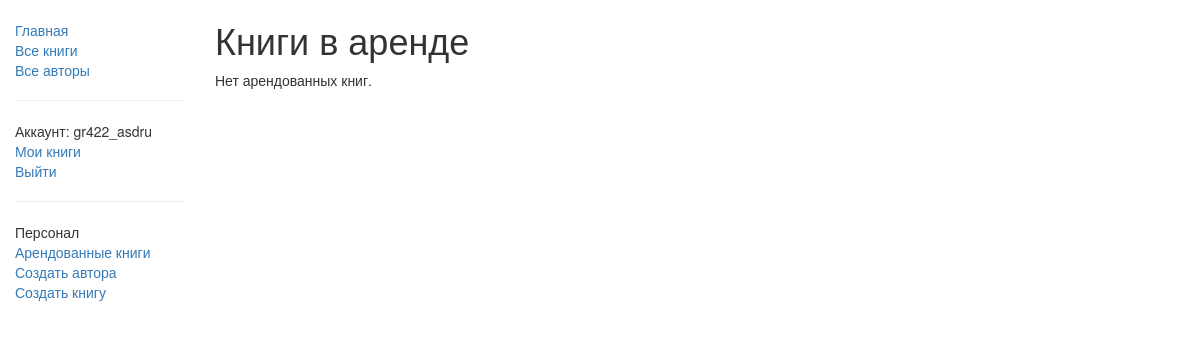
The app's page /catalog/borrowed/ (signed in), older data.
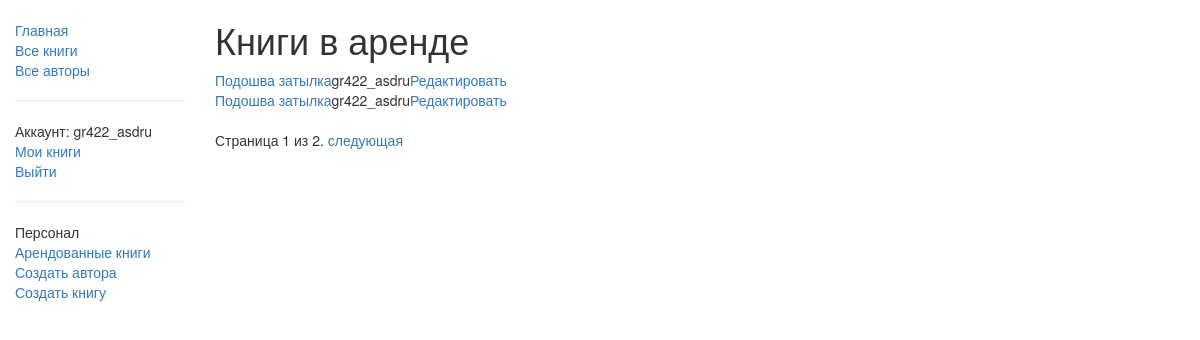
The same page, newer data.
### catalog/models.py (models this page shows, shortened)
class BookInstance(models.Model):
    id = models.UUIDField(primary_key=True, default=uuid.uuid4, help_text="Уникальный идентификатор для этой конкретной книги во всей библиотеке")
    book = models.ForeignKey('Book', on_delete=models.SET_NULL, null=True)
    imprint = models.CharField(max_length=200)
    due_back = models.DateField(null=True, blank=True)
    borrower = models.ForeignKey(User, on_delete=models.SET_NULL, null=True, blank=True)
    @property
    def is_overdue(self):
        if self.due_back and date.today() > self.due_back:
            return True
        return False
    LOAN_STATUS = (
        ('m', 'Обслуживание'),
        ('o', 'Аренда'),
        ('a', 'Доступен'),
        ('r', 'Зарезервирован'),
    )
    status = models.CharField(max_length=1, choices=LOAN_STATUS, blank=True, default='п', help_text='Доступность книги')
    class Meta:
        ordering = ["due_back"]
        permissions = (("can_mark_returned", "Set book as returned"),)

class Book(models.Model):
    DoesNotExist = None
    objects = None
    title = models.CharField(max_length=200)
    author = models.ForeignKey('Author', on_delete=models.SET_NULL, null=True)
    summary = models.TextField(max_length=1000, help_text="Введите краткое описание книги")
    isbn = models.CharField('ISBN',max_length=13, help_text='13 Символов <a href="https://www.isbn-international.org/content/what-isbn">ISBN номер</a>')
    genre = models.ManyToManyField('Genre', help_text="Выберите жанр для этой книги")
    def display_genre(self):
        """
        Creates a string for the Genre. This is required to display genre in Admin.
        """
        return ', '.join([ genre.name for genre in self.genre.all()[:3] ])
    display_genre.short_description = 'Genre'

### catalog/views.py (the view)
class AllLoanedBooksListView(PermissionRequiredMixin, generic.ListView):
    permission_required = 'catalog.can_mark_returned'
    model = BookInstance
    template_name = 'catalog/all_borrowed.html'
    paginate_by = 2
    def get_queryset(self):
        return BookInstance.objects.filter(status__exact='o').order_by('due_back')

### catalog/templates/catalog/all_borrowed.html (shortened to what this page needs)
{% extends "base_generic.html" %}
{% block content %}
    <h1>Книги в аренде</h1>
    {% if bookinstance_list %}
    <table>
      {% for bookinst in bookinstance_list %}
        <tr>
            <td><a href="{% url 'book-detail' bookinst.book.pk %}">{{bookinst.book.title}}</a></td>
            <td>{{bookinst.borrower}}</td>
            {% if perms.catalog.can_mark_returned %}
                <td><a href="{% url 'renew-book-librarian' bookinst.id %}">Редактировать</a></td>
            {% endif %}
        </tr>
      {% endfor %}
    </table>
    {% else %}
      <p>Нет арендованных книг.</p>
    {% endif %}
{% endblock %}

### catalog/templates/base_generic.html (shortened to what this page needs)
<!doctype html>
<html lang="en">
  <head>
    <link
      rel="stylesheet"
      href="https://maxcdn.bootstrapcdn.com/bootstrap/3.3.7/css/bootstrap.min.css" />
    {% load static %}
    <link rel="stylesheet" href="{% static 'css/styles.css' %}" />
  </head>
  <body>
  <div class="container-fluid mt-3">
      <div class="row">
          <div class="col-sm-2">
              {% block sidebar %}
              <ul class="sidebar-nav">
                  <li><a href="{% url 'index' %}">Главная</a></li>
                  <li><a href="{% url 'books' %}">Все книги</a></li>
                  <li><a href="{% url 'authors' %}">Все авторы</a></li>
                  {% if user.is_authenticated %}
                  <hr>
                    <li class="mt-4">Аккаунт: <span class="text-secondary">{{ user.get_username }}</span></li>
                    <li><a href="{% url 'my-borrowed' %}">Мои книги</a></li>
                    <li><a href="{% url 'logout'%}?next={{request.path}}">Выйти</a></li>
                  {% else %}
                    <li class="mt-4"><a href="{% url 'login'%}?next={{request.path}}">Войти</a></li>
                  {% endif %}
                  {% if perms.catalog.can_mark_returned %}
                    <hr>
                    <li>Персонал</li>
                    <li><a href="{% url 'all-borrowed' %}">Арендованные книги</a></li>
                    <li><a href="{% url 'author_create' %}">Создать автора</a></li>
                    <li><a href="{% url 'book_create' %}">Создать книгу</a></li>
                  {% endif %}
              </ul>
              {% endblock %}
          </div>
          <div class="col-sm-10">{% block content %}{% endblock %}
              {% block pagination %}
              {% if is_paginated %}
              <div class="pagination">
                <span class="page-links">
                  <span class="page-current">
                    Страница {{ page_obj.number }} из {{ page_obj.paginator.num_pages }}.
                  </span>
                  {% if page_obj.has_next %}
                    <a href="{{ request.path }}?page={{ page_obj.next_page_number }}">следующая</a>
                  {% endif %}
                </span>
              </div>
              {% endif %}
              {% endblock %}
          </div>
      </div>
  </div>
  </body>
</html>

Row changes from the older to the newer data that the page shows:
now on this page (row edited): BookInstance: book "Подошва затылка", borrower "gr422_asdru"
added BookInstance: book "Подошва затылка", borrower "gr422_asdru"
Text that changed along with them:
{{ page_obj.number }}: (not shown) → "1"
{{ page_obj.paginator.num_pages }}: (not shown) → "2"
text no longer shown: "Нет арендованных книг."
text now shown: "Страница из . следующая"
